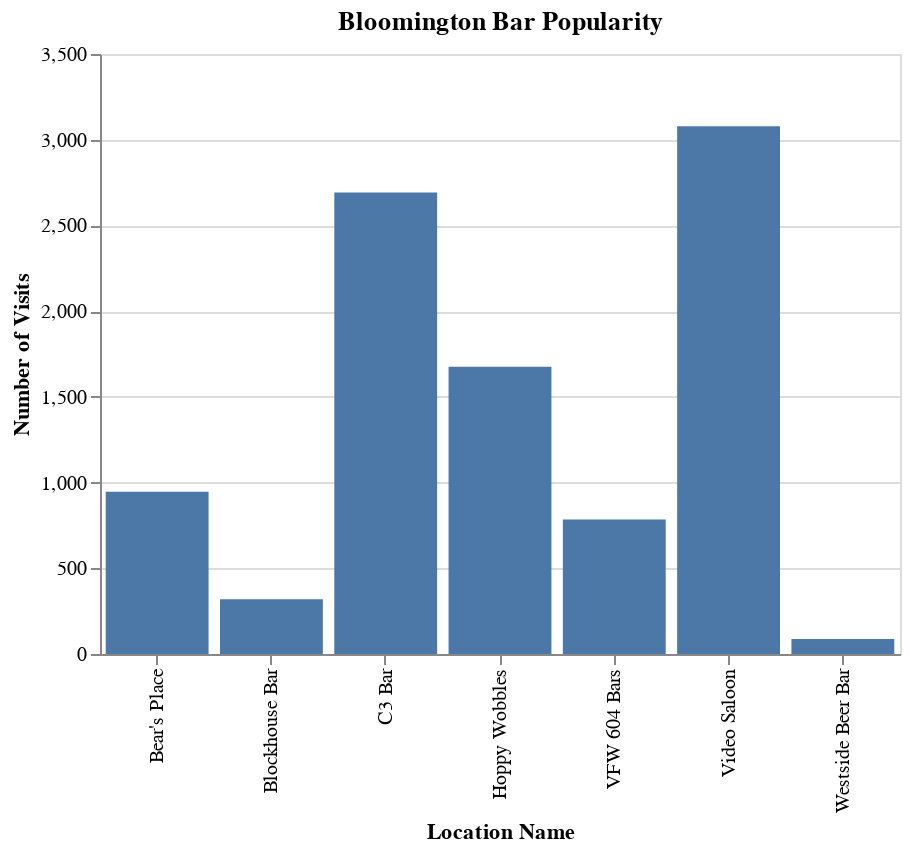

Write notebook code for a chart like this one.
### Code cell
# Chart of most popular bars in Bloomington by raw number of visits in Jan-April 2019 and Jan-April 2020
alt.Chart(bton_bars).mark_bar().encode(
    alt.X('location_name:N',
         axis=alt.Axis(title='Location Name')),
    alt.Y('raw_visit_counts:Q',
         axis=alt.Axis(title='Number of Visits'))
).properties(
    title='Bloomington Bar Popularity'
)

### Figure 1 — Vega-Lite specification as saved in the notebook (floating-point values rounded to 4 significant figures)
{"$schema": "https://vega.github.io/schema/vega-lite/v3.4.0.json", "config": {"mark": {"tooltip": null}, "view": {"height": 300, "width": 400}}, "data": {"name": "data-2fa8b5ad121e56073349772a775c1445"}, "datasets": {"data-2fa8b5ad121e56073349772a775c1445": [{"location_name": "Westside Beer Bar", "raw_visit_counts": 87, "safegraph_place_id": "sg:3c8743f25ff94d218e9222302a62bad7"}, {"location_name": "VFW 604 Bars", "raw_visit_counts": 784, "safegraph_place_id": "sg:3e4140ecff83453c8eaccc6f717e3025"}, {"location_name": "Blockhouse Bar", "raw_visit_counts": 320, "safegraph_place_id": "sg:3e7885ec1d9441118c5b593c61a8a10d"}, {"location_name": "Hoppy Wobbles", "raw_visit_counts": 1676, "safegraph_place_id": "sg:4ac19225f5fb433e9808ace61b2446e5"}, {"location_name": "Video Saloon", "raw_visit_counts": 3078, "safegraph_place_id": "sg:b2d20de626454dcfbf78650a980d03b2"}, {"location_name": "Bear's Place", "raw_visit_counts": 947, "safegraph_place_id": "sg:b8ab33c2eeb84ae3b33439cf6df6654c"}, {"location_name": "C3 Bar", "raw_visit_counts": 2692, "safegraph_place_id": "sg:c0aeb5e3207345919042d3a013e4d763"}]}, "encoding": {"x": {"axis": {"title": "Location Name"}, "field": "location_name", "type": "nominal"}, "y": {"axis": {"title": "Number of Visits"}, "field": "raw_visit_counts", "type": "quantitative"}}, "mark": "bar", "title": "Bloomington Bar Popularity"}
